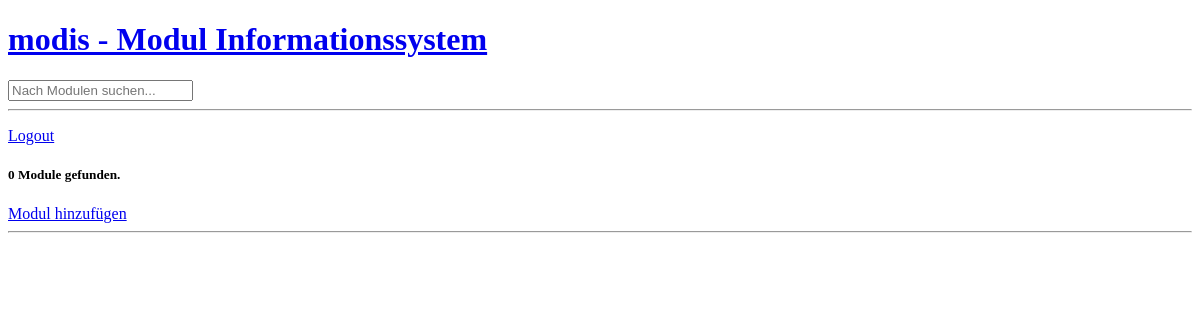
Before: / (signed in) with the older database file.
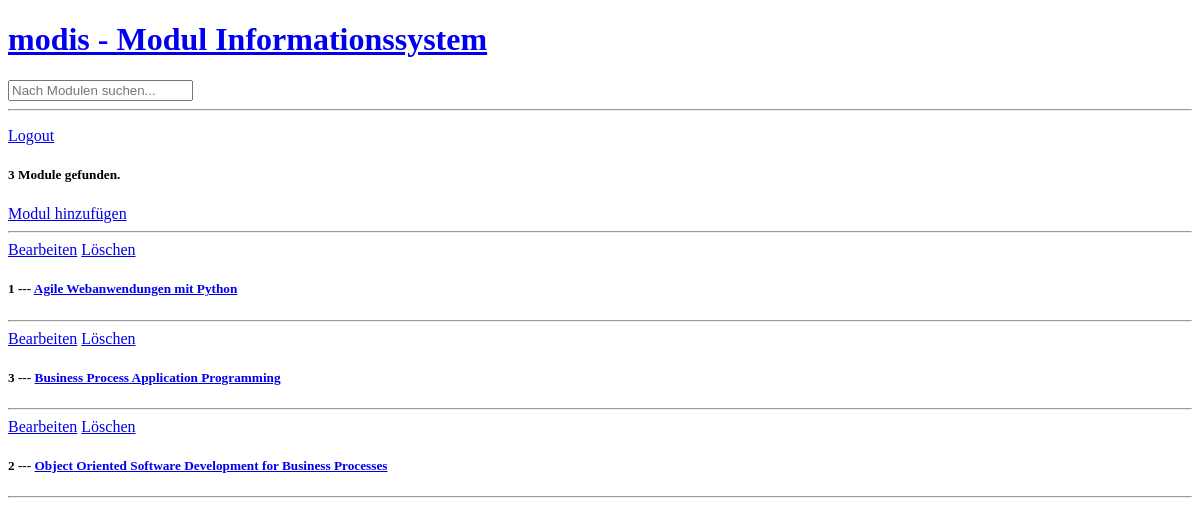
After: the same page with the newer database file.
### base/models.py (models this page shows, shortened)
class Module(models.Model):
    title = models.CharField(max_length=200)
    content = models.TextField(null=True, blank=True)
    learning_objective = models.TextField(null=True, blank=True)
    lecturer = models.ForeignKey(Lecturer, on_delete=models.SET_NULL, null=True, blank=True)
    semesters = models.ManyToManyField(Semester)
    graduate_programs = models.ManyToManyField(GraduateProgram)
    specialisation_tracks = models.ManyToManyField(SpecialisationTrack)
    credits = models.IntegerField()
    updated = models.DateTimeField(auto_now=True)
    class Meta:
        ordering = ['title']
    @staticmethod
    def filter_modules_by_search_query(search_query):
        return Module.objects.filter(
            Q(title__icontains=search_query) |
            Q(content__icontains=search_query) |
            Q(learning_objective__icontains=search_query) |
            Q(lecturer__last_name__icontains=search_query) |
            Q(lecturer__first_name__icontains=search_query) |
            Q(semesters__type__icontains=search_query) |
            Q(graduate_programs__title__icontains=search_query) |
            Q(specialisation_tracks__title__icontains=search_query) |
            Q(credits=(int(search_query) if search_query.isdigit() else False))
        ).distinct()

### base/views.py (the view)
# urls.py: path('', views.home, name='home'),
@login_required
def home(request):
    search_query = request.GET.get('q') if request.GET.get('q') is not None else ''
    modules = Module.filter_modules_by_search_query(search_query)
    module_count = modules.count()
    context = {'modules': modules,
               'module_count': module_count}
    return render(request, 'home.html', context)

### templates/home.html
{% extends 'main.html' %}
{% block content %}
<div class="home-container">
    <p><a href ="{% url 'logout' %}">Logout</a></p>
    <div>
        <h5>{{ module_count }} {% if module_count == 1 %} Modul {% else %} Module {% endif %} gefunden.</h5>
        {% if user.user_type != user.STUDENT  %}
            <a href ="{% url 'create-module' %}">Modul hinzufügen</a>
        {% endif %}
    <hr>
    <div>
        {% for module in modules %}
            {% if user.user_type == user.ADMIN or module.lecturer.user == user  %}
                <a href="{% url 'update-module' module.id %}">Bearbeiten</a>
                <a href="{% url 'delete-module' module.id %}">Löschen</a>
            {% endif %}
            <div>
                <h5>{{ module.id }} --- <a href = "{% url 'module' module.id %}">{{ module.title }} </a></h5>
                <hr>
            </div>
        {% endfor %}
    </div>
    </div>
</div>
{% endblock %}

### templates/main.html (shortened to what this page needs)
<!DOCTYPE html>
<html lang="en">
<head>
</head>
<body>
{% include 'navbar.html' %}
{% block content %}
{% endblock %}
</body>
</html>

### templates/navbar.html
<a href="/">
    <h1>modis - Modul Informationssystem</h1>
</a>
<form action="{% url 'home' %}">
    <input type="text" name="q" placeholder="Nach Modulen suchen..."/>
</form>
<hr>

Changed rows visible on the page:
added Module: shows "Bearbeiten", id "1", title "Agile Webanwendungen mit Python"
added Module: shows "Bearbeiten", id "3", title "Business Process Application Programming"
added Module: shows "Bearbeiten", id "2", title "Object Oriented Software Development for Business Processes"
Other visible differences:
{{ module_count }}: "0" → "3"
